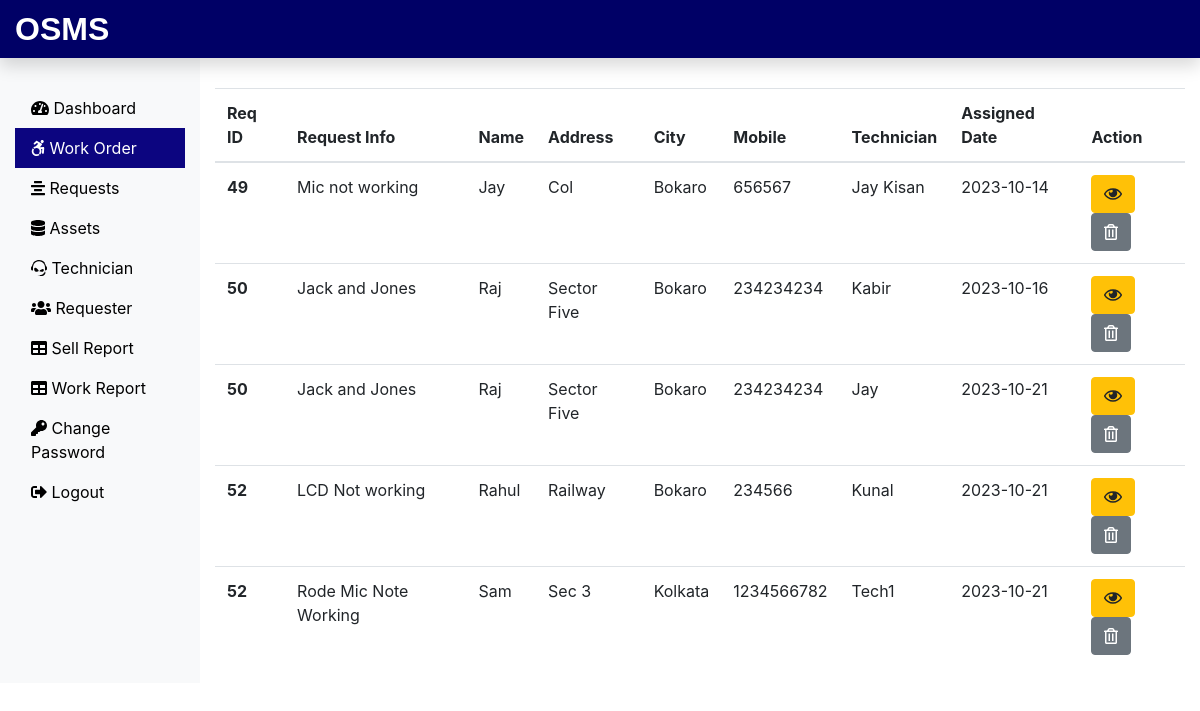
Page /Admin/work.php (signed in) on the committed database.
### tables this page shows
CREATE TABLE `assignwork_tb` (
  `rno` int(11) NOT NULL,
  `request_id` int(11) NOT NULL,
  `request_info` text NOT NULL,
  `request_desc` text NOT NULL,
  `requester_name` varchar(60) NOT NULL,
  `requester_add1` text NOT NULL,
  `requester_add2` text NOT NULL,
  `requester_city` varchar(60) NOT NULL,
  `requester_state` varchar(60) NOT NULL,
  `requester_zip` int(11) NOT NULL,
  `requester_email` varchar(60) NOT NULL,
  `requester_mobile` bigint(11) NOT NULL,
  `assign_tech` varchar(60) NOT NULL,
  `assign_date` date NOT NULL
);

### Admin/work.php (the view, shortened to what this page needs)
<?php
include('includes/header.php');
include('../dbConnection.php');
?>
<div class="col-sm-9 col-md-10 mt-5">
  <?php
 $sql = "SELECT * FROM assignwork_tb";
 $result = $conn->query($sql);
 if($result->num_rows > 0){
  echo '<table class="table">
  <thead>
    <tr>
      <th scope="col">Req ID</th>
      <th scope="col">Request Info</th>
      <th scope="col">Name</th>
      <th scope="col">Address</th>
      <th scope="col">City</th>
      <th scope="col">Mobile</th>
      <th scope="col">Technician</th>
      <th scope="col">Assigned Date</th>
      <th scope="col">Action</th>
    </tr>
  </thead>
  <tbody>';
  while($row = $result->fetch_assoc()){
    echo '<tr>
    <th scope="row">'.$row["request_id"].'</th>
    <td>'.$row["request_info"].'</td>
    <td>'.$row["requester_name"].'</td>
    <td>'.$row["requester_add2"].'</td>
    <td>'.$row["requester_city"].'</td>
    <td>'.$row["requester_mobile"].'</td>
    <td>'.$row["assign_tech"].'</td>
    <td>'.$row["assign_date"].'</td>
    <td><form action="viewassignwork.php" method="POST" class="d-inline"> <input type="hidden" name="id" value='. $row["request_id"] .'><button type="submit" class="btn btn-warning" name="view" value="View"><i class="far fa-eye"></i></button></form>
    <form action="" method="POST" class="d-inline"><input type="hidden" name="id" value='. $row["request_id"] .'><button type="submit" class="btn btn-secondary" name="delete" value="Delete"><i class="far fa-trash-alt"></i></button></form>
    </td>
    </tr>';
   }
   echo '</tbody> </table>';
  } else {
    echo "0 Result";
  }
  ?>
</div>
</div>
</div>
<?php
include('includes/footer.php');
?>

### Admin/includes/header.php (shortened to what this page needs)
<!DOCTYPE html>
<html lang="en">
<head>
 <link rel="stylesheet" href="../css/bootstrap.min.css">
 <link rel="stylesheet" href="../css/all.min.css">
 <link rel="stylesheet" href="../css/custom.css">
</head>
<body>
 <nav class="navbar navbar-dark fixed-top bg-custom-dark-blue p-0 shadow">
  <a class="navbar-brand col-sm-3 col-md-2 mr-0" href="dashboard.php">OSMS</a>
</nav>
 <div class="container-fluid mb-5" style="margin-top:40px;">
  <div class="row">
   <nav class="col-sm-3 col-md-2 bg-light sidebar py-5 d-print-none">
    <div class="sidebar-sticky">
     <ul class="nav flex-column">
      <li class="nav-item">
       <a class="nav-link <?php if(PAGE == 'dashboard') { echo 'active'; } ?> " href="dashboard.php">
        <i class="fas fa-tachometer-alt"></i>
        Dashboard
       </a>
      </li>
      <li class="nav-item">
       <a class="nav-link <?php if(PAGE == 'work') { echo 'active'; } ?>" href="work.php">
        <i class="fab fa-accessible-icon"></i>
        Work Order
       </a>
      </li>
      <li class="nav-item">
       <a class="nav-link <?php if(PAGE == 'request') { echo 'active'; } ?>" href="request.php">
        <i class="fas fa-align-center"></i>
        Requests
       </a>
      </li>
      <li class="nav-item">
       <a class="nav-link <?php if(PAGE == 'assets') { echo 'active'; } ?>" href="assets.php">
        <i class="fas fa-database"></i>
        Assets
       </a>
      </li>
      <li class="nav-item">
       <a class="nav-link <?php if(PAGE == 'technician') { echo 'active'; } ?>" href="technician.php">
        <i class="fab fa-teamspeak"></i>
        Technician
       </a>
      </li>
      <li class="nav-item">
       <a class="nav-link <?php if(PAGE == 'requesters') { echo 'active'; } ?>" href="requester.php">
        <i class="fas fa-users"></i>
        Requester
       </a>
      </li>
      <li class="nav-item">
       <a class="nav-link <?php if(PAGE == 'sellreport') { echo 'active'; } ?>" href="soldproductreport.php">
        <i class="fas fa-table"></i>
        Sell Report
       </a>
      </li>
      <li class="nav-item">
       <a class="nav-link <?php if(PAGE == 'workreport') { echo 'active'; } ?>" href="workreport.php">
        <i class="fas fa-table"></i>
        Work Report
       </a>
      </li>
      <li class="nav-item">
       <a class="nav-link <?php if(PAGE == 'changepass') { echo 'active'; } ?>" href="changepass.php">
        <i class="fas fa-key"></i>
        Change Password
       </a>
      </li>
      <li class="nav-item">
       <a class="nav-link" href="../logout.php">
        <i class="fas fa-sign-out-alt"></i>
        Logout
       </a>
      </li>
     </ul>
    </div>
   </nav>

### Admin/includes/footer.php (shortened to what this page needs)
</body>
</html>

### css/custom.css (style rules this page uses)
.navbar-brand { font-family: 'Ubuntu', sans-serif; font-size: 2em; font-weight: bold; }
a { color: black; }
.active { color: white; background-color: #0c0580; }

### Admin/includes/header.php (style rules this page uses)
.bg-custom-dark-blue { background-color: #000066 !important; }

### rows in the picture
assignwork_tb: request "49", request_info "Mic not working", requester_name "Jay", requester_add2 "Col", requester_city "Bokaro", requester_mobile "656567", assign_tech "Jay Kisan", assign_date "2023-10-14"
assignwork_tb: request "50", request_info "Jack and Jones", requester_name "Raj", requester_add2 "Sector Five", requester_city "Bokaro", requester_mobile "234234234", assign_tech "Kabir", assign_date "2023-10-16"
assignwork_tb: request "50", request_info "Jack and Jones", requester_name "Raj", requester_add2 "Sector Five", requester_city "Bokaro", requester_mobile "234234234", assign_tech "Jay", assign_date "2023-10-21"
assignwork_tb: request "52", request_info "LCD Not working", requester_name "Rahul", requester_add2 "Railway", requester_city "Bokaro", requester_mobile "234566", assign_tech "Kunal", assign_date "2023-10-21"
assignwork_tb: request "52", request_info "Rode Mic Note Working", requester_name "Sam", requester_add2 "Sec 3", requester_city "Kolkata", requester_mobile "1234566782", assign_tech "Tech1", assign_date "2023-10-21"
